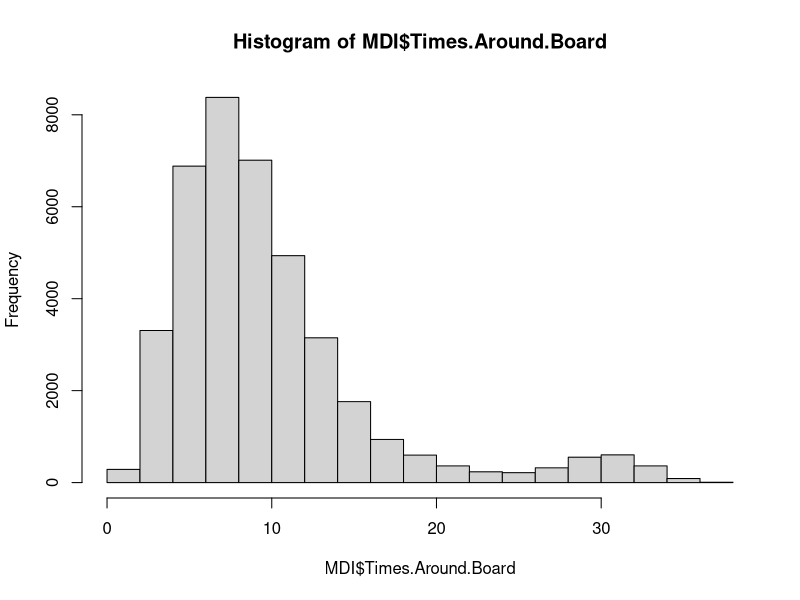
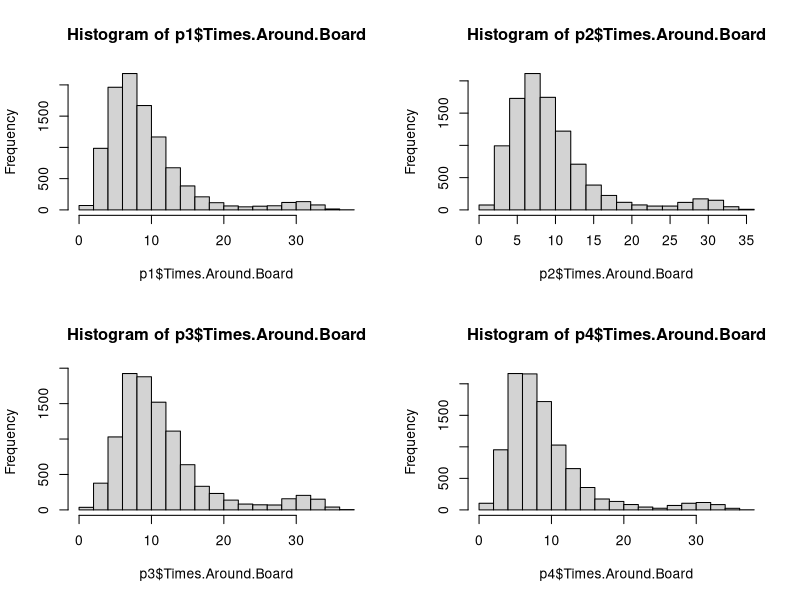
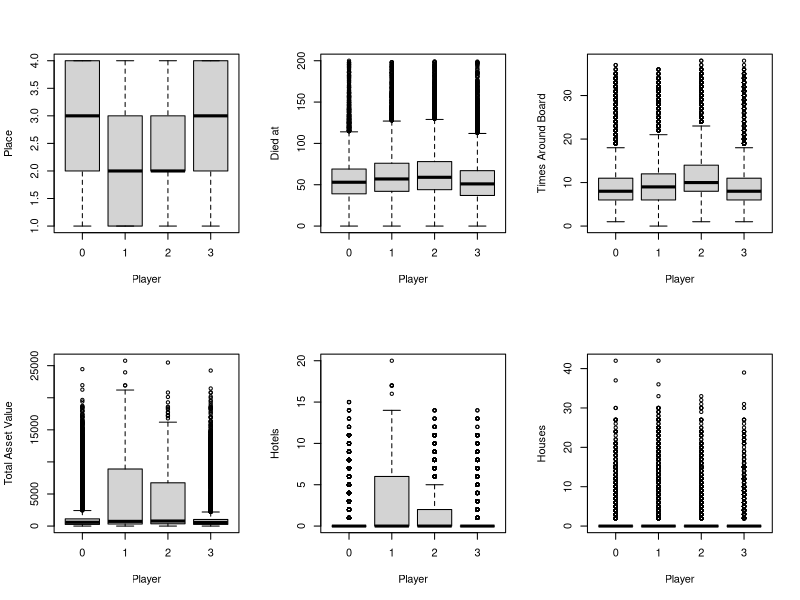
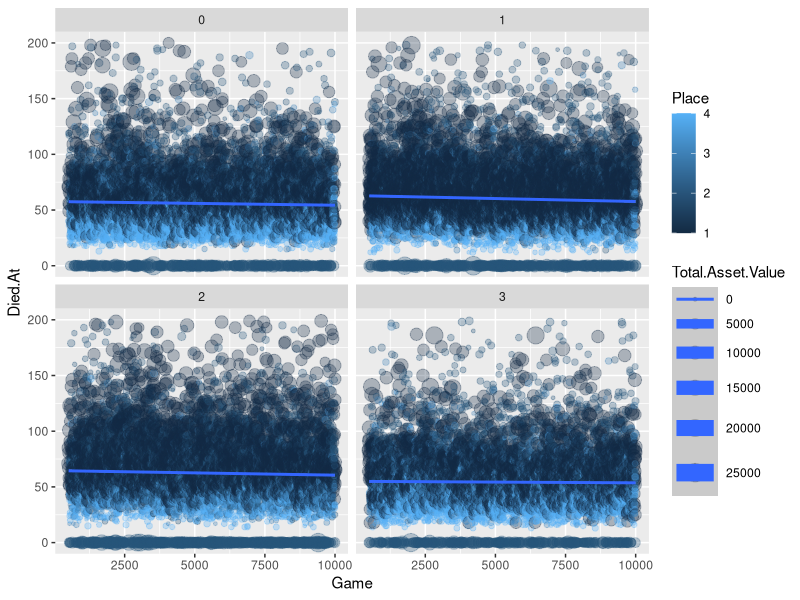

The R source for these figures, in order:
#Monopoly Data Total
MDT <- read.csv("10000v3_Total.csv")
MDT_No_AI <- read.csv("10000_No_AI_Total.csv")
#Monopoly Data Individual Rounds
MDI <- read.csv("10000v3_Individual_Rounds.csv")
MDI_No_AI <- read.csv("10000_No_AI_Individual_Rounds.csv")

#Summary of Monopoly Total
#The data needs to be rearranged as is doesn't give good results 
summary(MDT)
#Summary of Monopoly Data Individual Rounds
summary(MDI)

if (!require(dplyr)) install.packages("dplyr")
library(dplyr)

p1 <- filter(MDI, Player == 0)
p2 <- filter(MDI, Player == 1)
p3 <- filter(MDI, Player == 2)
p4 <- filter(MDI, Player == 3)

if (!require(ggplot2)) install.packages("ggplot2")
library(ggplot2)

#plot(MDI)
hist(MDI$Times.Around.Board)
par(mfrow=c(2,2))
hist(p1$Times.Around.Board)
hist(p2$Times.Around.Board)
hist(p3$Times.Around.Board)
hist(p4$Times.Around.Board)

par(mfrow=c(2,3))
boxplot(data = MDI, Place~Player, ylab = "Place", xlab = "Player")
boxplot(data = MDI, Died.At~Player, ylab = "Died at", xlab = "Player")
boxplot(data = MDI, Times.Around.Board~Player, ylab = "Times Around Board", xlab = "Player")
boxplot(data = MDI, Total.Asset.Value~Player, ylab = "Total Asset Value", xlab = "Player")
boxplot(data = MDI, Hotels~Player, ylab = "Hotels", xlab = "Player")
boxplot(data = MDI, Houses~Player, ylab = "Houses", xlab = "Player")
#boxplot(data = MDI, Money~Player, ylab = "Money", xlab = "Player")

#Plot some stuff
MDI %>% filter(MDI$Game > 500) %>% 
  ggplot(aes(x=Game, y=Died.At, col=Place, size=Total.Asset.Value))+
  geom_point(alpha = 0.3)+geom_smooth(method = lm)+facet_wrap(~Player)

#Check stuff
df1 <- MDI %>% filter(MDI$Game < 300) %>% dplyr::select(Player, Place, Died.At, Total.Asset.Value)
t.test(data = df1, Died.At ~ (Player == 0 | Player == 1))
df1 <- MDI %>% filter(MDI$Game > 300, MDI$Game < 1000) %>% dplyr::select(Player, Place, Died.At, Total.Asset.Value)
t.test(data = df1, Died.At ~ (Player == 0 | Player == 1))
df1 <- MDI %>% filter(MDI$Game > 1000) %>% dplyr::select(Player, Place, Died.At, Total.Asset.Value)
t.test(data = df1, Died.At ~ (Player == 0 | Player == 1))

df1 <- MDI %>% filter(MDI$Place == 1) %>% dplyr::select(Player, Place, Died.At, Total.Asset.Value)

PlaceSum = 0
for (i in 0:3) {
  PlaceSum = PlaceSum + (sum(MDI$Player == i & MDI$Place == 1))
}
PlaceSum
PlaceSum = 0
for (i in 0:3) {
  PlaceSum = PlaceSum + (sum(MDI_No_AI$Player == i & MDI_No_AI$Place == 1))
}
PlaceSum
#t.test(MDI$Died.At ~ MDI$Place) #, paired = F, var.equal = T)
#t.test(data = MDI, Died.At ~ Place)
#t.test(data = MDI, Died.At ~ (Player == 0 | Player == 1))


